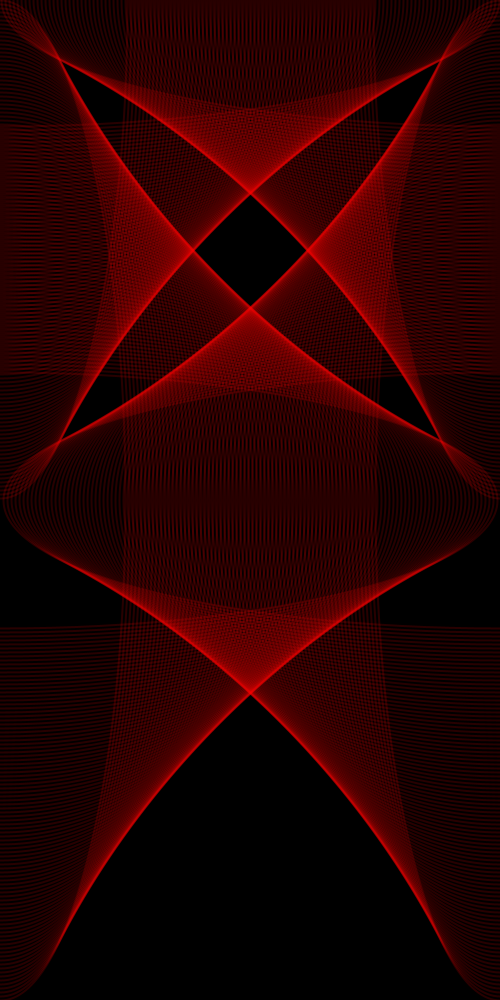
Frame 1 (no input)
Frame 60 (the mouse pressed at the canvas centre just before this capture): identical to frame 1, image omitted
Frame 120 (the mouse held since frame 60 and released just before this capture): identical to frame 1, image omitted

The Processing sketch that drew this single still picture (run headless with seeded random() and noise(); from frame 60 on, the mouse is pressed at the canvas centre):

// Processing sketch: processing_32103
// ── processing_32103.pde

int width = 250;
int height = 1000;
float x1 = 0;
float y1 = 500;
float x2 = 500;
float y2 = 500;

void setup(){
  size(500,1000);
  background(0);
  smooth();
}

void draw(){
  while(width<1000){
  noFill();
  strokeWeight(2);
  stroke(255,0,0,40);
  ellipse(x1,y1,width,height);
//  x1 = x1+8;
  y1 = 20/y1;
//  width = width + 4;
//  height = height + 4;
  
    noFill();
    strokeWeight(2);
    stroke(255,0,0,40);
    ellipse(x2,y2,width,height);
//    x2 = x2+8;
    y2 = 20/y2;
    width = width + 4;
    height = height - 4;
  }
  
/*      noFill();
      strokeWeight(2);
      stroke(255,0,0, 25);
      ellipse(x3,y3,width,height);
      x3 = x3-8;
      y3 = y3+8;
      width = width + 4;
      height = height + 4;
 */ 
//  if(y==500);
  //  x=50;
 //   y=0;
}
                                
